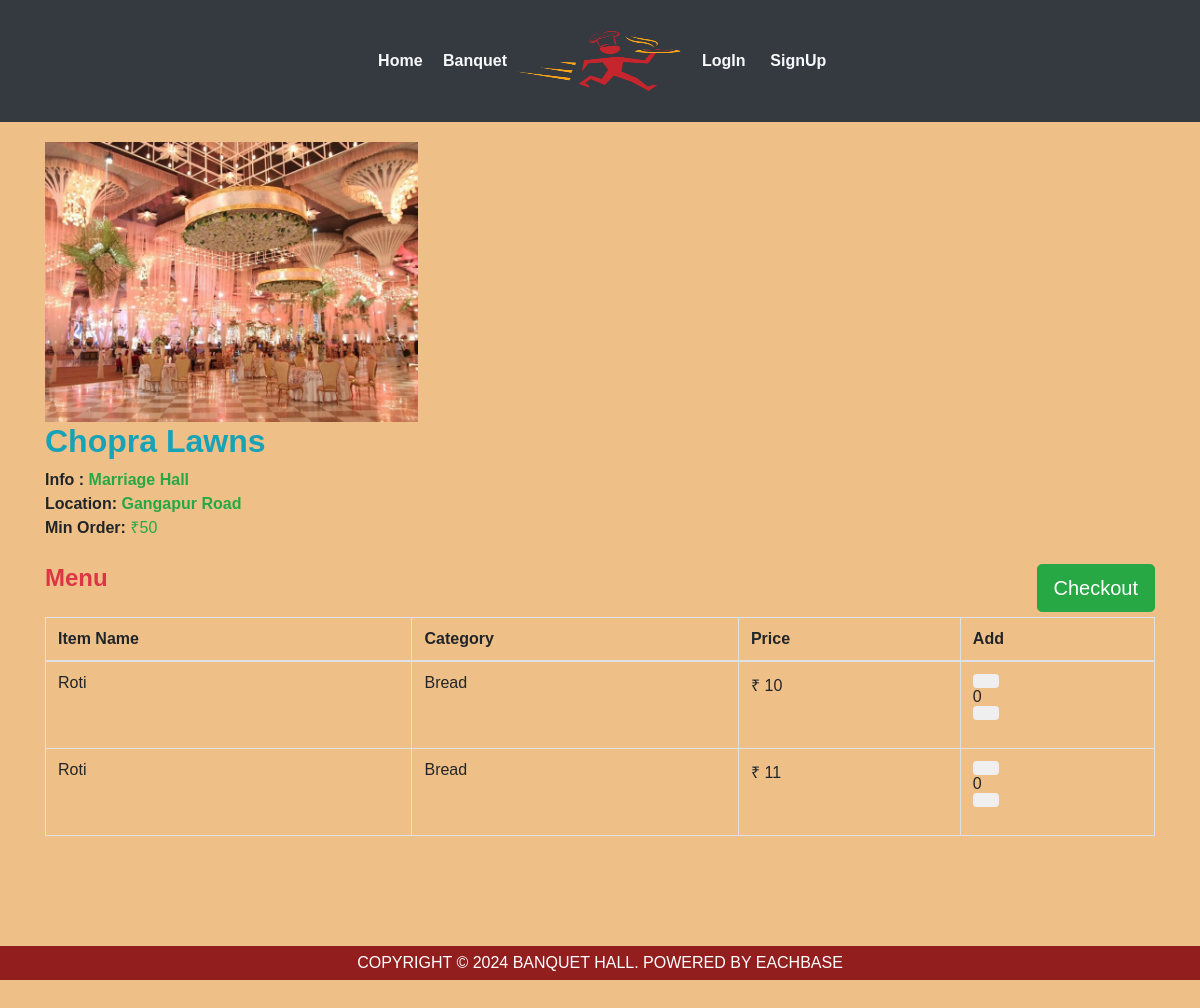
/banquet/1/category/1/, run on the app's committed database.
### webapp/models.py (models this page shows, shortened)
class Restaurant(models.Model):
	user        = models.OneToOneField(settings.AUTH_USER_MODEL,on_delete=models.CASCADE)
	rname 		= models.CharField(max_length=100,blank=False)
	info	 	= models.CharField(max_length=40,blank=False)
	min_ord		= models.CharField(max_length=5,blank=False)
	location    = models.CharField(max_length=40,blank=False)
	r_logo      = models.FileField(blank=False)
	REST_STATE_OPEN    = "Open"
	REST_STATE_CLOSE   = "Closed"
	REST_AC    = "YES"
	REST_NO_AC  = "NO"
	REST_STATE_CHOICES =(
			(REST_STATE_OPEN,REST_STATE_OPEN),
			(REST_STATE_CLOSE,REST_STATE_CLOSE)
		)
	REST_AC_CHOICES =(
			(REST_AC,REST_AC),
			(REST_NO_AC,REST_NO_AC)
		)
	status 	= models.CharField(max_length=50,choices=REST_STATE_CHOICES,default=REST_STATE_OPEN,blank=False)
	ac 	= models.CharField(max_length=50,choices=REST_AC_CHOICES,default=REST_AC,blank=False)
	approved = models.BooleanField(blank=False,default=True)

class Item(models.Model):
	id 			= models.AutoField(primary_key=True)
	fname 		= models.CharField(max_length=30,blank=False)
	category 	= models.CharField(max_length=50,blank=False)
	def __str__(self):
		return self.fname

### webapp/views.py (the view)
# urls.py: path('banquet/<int:banquet_id>/category/<int:category_id>/', views.banquetMenu, name='menu'),
def banquetMenu(request,banquet_id=None, category_id=None):
	menu = Menu.objects.filter(r_id=banquet_id,category_id=category_id)
	rest = Restaurant.objects.filter(id=banquet_id)
	items =[]
	for i in menu:
		item = Item.objects.filter(fname=i.item_id)
		for content in item:
			temp=[]
			temp.append(content.fname)
			temp.append(content.category)
			temp.append(i.price)
			temp.append(i.id)
			temp.append(rest[0].status)
			temp.append(i.quantity)
			items.append(temp)
	context = {
		'items'	: items,
		'rid' 	: banquet_id,
		'rname'	: rest[0].rname,
		'rmin'	: rest[0].min_ord,
		'rinfo' : rest[0].info,
		'rlocation':rest[0].location,
	}
	return render(request,'webapp/menu.html',context)

### webapp/templates/webapp/menu.html (shortened to what this page needs)
<body style="background-color: rgba(228, 153, 61, 0.616); width: 100%;">
{% extends 'webapp/base.html'%}
{% block body %}
	<div class="container">
		<div><img src="/static/webapp/images/hall2.jpeg" alt="" height="300px"  style="padding-top: 20px;"></div>
		<h1 class="text-info mb-2" ><font size="6"><strong>{{rname}}</strong></font></h1>
		<p>
		<font size="3"><b>Info : </b><a class="text-success"><strong>{{rinfo|safe}}</strong></a>
		<br/>
		<b>Location: </b><a class="text-success"><strong>{{rlocation}}</strong></a>
		<br>
		<b >Min Order:</b> <a class="text-success">&#x20b9;{{rmin}}</a>
	</font>
	</p>
	</div>
	<br>
	<div class="container">
		<input type="button" class="btn btn-success btn-lg pull-right" onclick="storearray();" value="Checkout"/>
	</div>
	<div class="container ">
			<h3 class="text-danger"><font size="5"><strong>Menu</strong></font></h3>
			<br>
				<table class="table table-hover table-bordered">
					<thead>
						<th>Item Name</th>
						<th>Category</th>
						<th>Price</th>
						<th>Add</th>
					</thead>
					{% for x in items %}
					<tr>
					<td>{{x.0}}</td>
					<td>{{x.1}}</td>
					<td>&#x20b9; {{x.2}}</td>
					{% if x.4 == "Open" %}
					{% if x.5 > 0 %}
					<td>
                  <div class="form-group" style="width:40%;">
            		<div class="input-group-btn">
                		<button id="down" class="btn btn-default"
      				 onclick="if(document.querySelector('#itemno{{x.3}}').innerHTML>0){
                	document.querySelector('#itemno{{x.3}}').innerHTML--;
                	minuscounter('{{x.3}}');
                	}">
                </button>
            </div>
            <span id='itemno{{x.3}}'> 0 </span>
            <div class="input-group-btn">
                <button id="up" class="btn btn-default"
                onclick="
                if(document.querySelector('#itemno{{x.3}}').innerHTML<'{{x.5}}'){
                	document.querySelector('#itemno{{x.3}}').innerHTML++;
                	pluscounter('{{x.3}}');
                	}"></button>
            	</div>
        		</div>
					</td>
					{% else %}
					<td>
						NA
					</td>
					{% endif %}
					{% else %}
					<td>
						Closed
					</td>
					{% endif %}
					</tr>
					{% endfor %}
				</table>
	</div>
<br>
<footer style="display: flex; justify-content: center; padding: 5px; margin-top: 70px; background-color: #921e1e; color: #fff;">
	<p>COPYRIGHT © 2024 BANQUET HALL. POWERED BY EACHBASE</p>
  </footer>
  </body>
{% endblock %}

### webapp/static/webapp/css/style.css (style rules this page uses)
body { padding:0; margin:0; font-family: 'Source Sans Pro', sans-serif; }
body a { transition:0.5s all; -webkit-transition:0.5s all; -moz-transition:0.5s all; -o-transition:0.5s all; -ms-transition:0.5s all; }
input[type="button"],input[type="submit"] { transition:0.5s all; -webkit-transition:0.5s all; -moz-transition:0.5s all; -o-transition:0.5s all; -ms-transition:0.5s all; }
h1,h2,h3,h4,h5,h6 { margin:0; }
p { margin:0; }

### data on the page
Restaurant: rname "Chopra Lawns", info "Marriage Hall", location "Gangapur Road", min_ord "50", status "Open" (drawn)
Item: fname "Roti" "Roti", category "Bread" "Bread"

### other printed values
{{ x.2 }} "10" "11"
